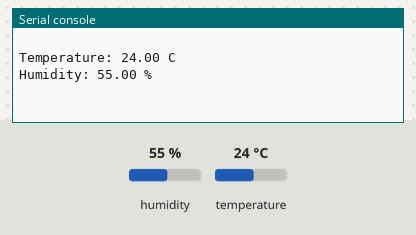
This program was run on a simulated MicroPython board. On the bench: the last lines printed to the serial console. Inputs (shaded band) come from the test bench; at power-on: humidity 55 %, temperature 24 °C.

Above: at 1.2 s.
1.3 s: humidity set to 22 %
At 5.33 s:
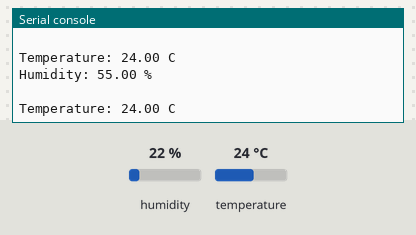
7.5 s: temperature set to 12 °C
At 11.1 s:
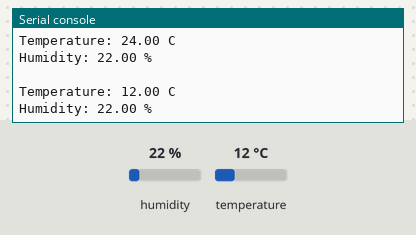
13.7 s: humidity set to 40 %
At 16.1 s:
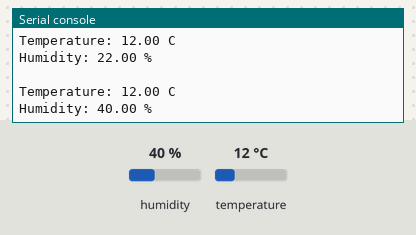
Timing chart, 0 to 17.6 s (numbered marks = the images above; inputs shaded):
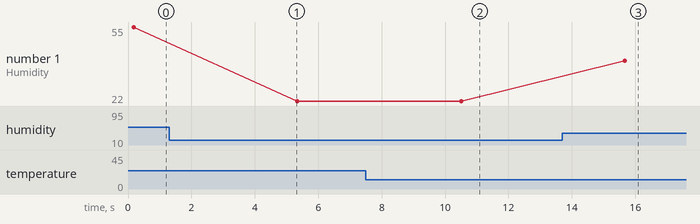

Measured:
- after the input at 7.5 s, the serial console: prints a new line after 2.9 s (image 2)
- after the input at 13.7 s, the serial console: prints a new line after 2.0 s (image 3)
- plotted number 1: 55 → 22 after the input at 1.3 s, 22 → 40 after the input at 13.7 s

The program:

act8.py
```python
import utime
from machine import Pin, I2C
import ahtx0

i2c = I2C(0, sda=Pin(8), scl=Pin(9), freq=400000)
sensor = ahtx0.AHT10(i2c)

while True:
    print("\nTemperature: %0.2f C" % sensor.temperature)
    print("Humidity: %0.2f %%" % sensor.relative_humidity)
    utime.sleep(5)
```
